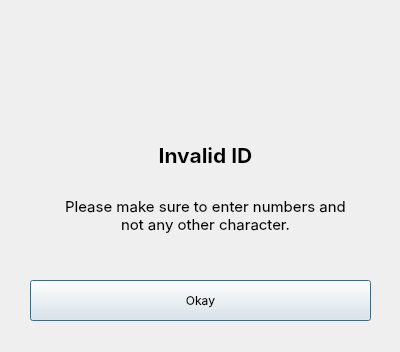
<?xml version="1.0" encoding="UTF-8"?>
<ui version="4.0">
 <class>Dialog</class>
 <widget class="QDialog" name="Dialog">
  <property name="geometry">
   <rect>
    <x>0</x>
    <y>0</y>
    <width>400</width>
    <height>352</height>
   </rect>
  </property>
  <property name="windowTitle">
   <string>Dialog</string>
  </property>
  <widget class="QPushButton" name="okay_btn">
   <property name="geometry">
    <rect>
     <x>30</x>
     <y>280</y>
     <width>341</width>
     <height>41</height>
    </rect>
   </property>
   <property name="font">
    <font>
     <family>SF Pro Display</family>
     <pointsize>9</pointsize>
    </font>
   </property>
   <property name="text">
    <string>Okay</string>
   </property>
  </widget>
  <widget class="QLabel" name="label">
   <property name="geometry">
    <rect>
     <x>150</x>
     <y>30</y>
     <width>100</width>
     <height>100</height>
    </rect>
   </property>
   <property name="text">
    <string/>
   </property>
   <property name="pixmap">
    <pixmap>[SUB] Information Management/Transaction-Management-System-main/Transaction-Management-System/POP_UP/1-Categories/delete_warning.png</pixmap>
   </property>
   <property name="scaledContents">
    <bool>true</bool>
   </property>
  </widget>
  <widget class="QLabel" name="label_2">
   <property name="geometry">
    <rect>
     <x>10</x>
     <y>120</y>
     <width>391</width>
     <height>71</height>
    </rect>
   </property>
   <property name="font">
    <font>
     <family>SF Pro Display</family>
     <pointsize>16</pointsize>
     <weight>75</weight>
     <bold>true</bold>
    </font>
   </property>
   <property name="text">
    <string>&lt;html&gt;&lt;head/&gt;&lt;body&gt;&lt;p align=&quot;center&quot;&gt;Invalid ID&lt;/p&gt;&lt;/body&gt;&lt;/html&gt;</string>
   </property>
  </widget>
  <widget class="QLabel" name="label_4">
   <property name="geometry">
    <rect>
     <x>10</x>
     <y>180</y>
     <width>391</width>
     <height>71</height>
    </rect>
   </property>
   <property name="font">
    <font>
     <family>SF Pro Display</family>
     <pointsize>11</pointsize>
     <weight>50</weight>
     <bold>false</bold>
    </font>
   </property>
   <property name="text">
    <string>&lt;html&gt;&lt;head/&gt;&lt;body&gt;&lt;p align=&quot;center&quot;&gt;Please make sure to enter numbers and &lt;br/&gt;not any other character.&lt;/p&gt;&lt;/body&gt;&lt;/html&gt;</string>
   </property>
  </widget>
 </widget>
 <resources/>
 <connections/>
</ui>
